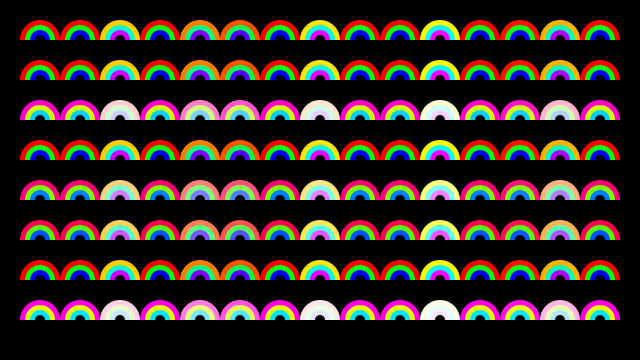
Frame 1 (no input)
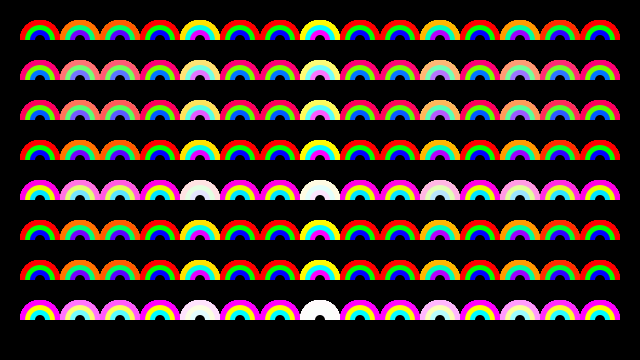
Frame 60 (the mouse pressed at the canvas centre just before this capture)
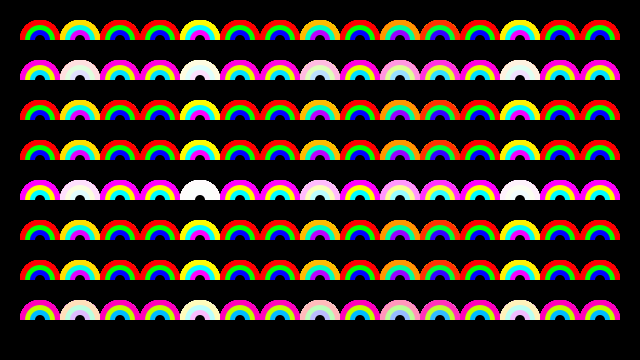
Frame 120 (the mouse held since frame 60 and released just before this capture)

The Processing sketch that drew these frames (run headless with seeded random() and noise(); from frame 60 on, the mouse is pressed at the canvas centre):

// Processing sketch: processing_187317
// ── processing_187317.pde

void setup() {
  size(640, 360); 
  background(0); 
  noStroke();
  ellipseMode(CENTER);
  rectMode(CENTER);
}

float counter = 0;

void draw() {
  int gridSize = 40;
  
  for (int x = gridSize; x <= width - gridSize; x += gridSize) {
    for (int y = gridSize; y <= height - gridSize; y += gridSize) {
      rainbow(x, y);
    }
  }
  counter += .01;
}

void rainbow(int x, int y) {
  float cx = cos(counter+x)*255;
  float cy = cos(counter+y)*255;
  
  fill(255, cx, cy);
  ellipse(x, y, 40, 40);
  fill(cy, 255, cx);
  ellipse(x, y, 30, 30);
  fill(cx, cy, 255);
  ellipse(x, y, 20, 20);
  fill(0);
  ellipse(x, y, 10, 10);
  fill(0);
  rect(x, y+10, 40, 20);
}
